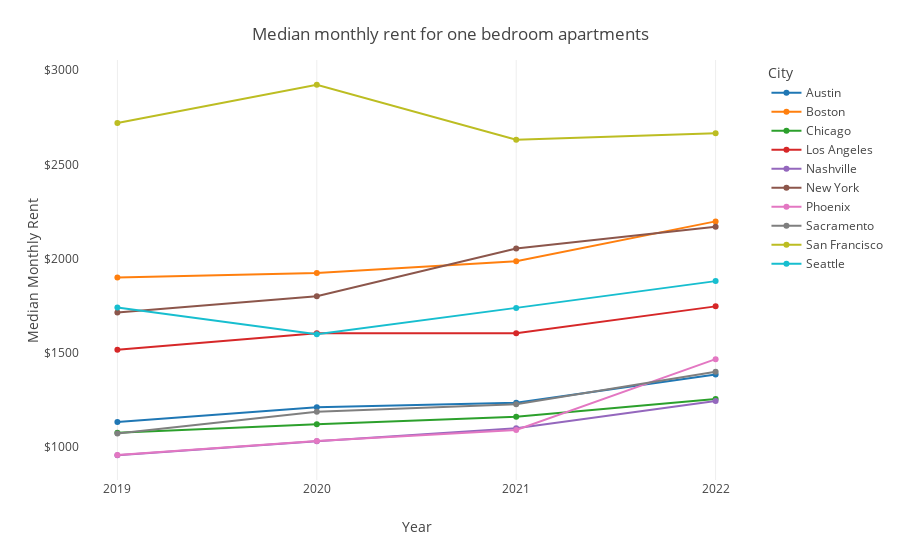

The notebook cell saved with this chart:
### Code cell
cities = sorted(onebd['City'].unique().tolist()) 

fig = px.line(onebd, 
              x="Year",
              y="Avg Rent", 
              color="City", 
              custom_data=["Price Change"], 
              category_orders={"City":cities},
              labels={"Avg Rent":"Median Monthly Rent"},
              template= 'ygridoff'
              )

fig.update_traces(
    mode="markers+lines", 
    hovertemplate=None
)

fig.update_xaxes(dtick=1)

fig.update_layout(
    title=dict(
        text="Median monthly rent for one bedroom apartments",
        x=0.5,
        y=0.95,
        xanchor="center",
        yanchor="top"
    ),
    yaxis_tickformat="$",
    hovermode='x unified')

fig.show()

### Figure 1 — Plotly figure (JSON) as saved in the notebook; plotly's stock layout.template omitted (floating-point values rounded to 4 significant figures)
{"data": [{"customdata": [[48], [78], [24], [150]], "legendgroup": "Austin", "line": {"color": "#1F77B4", "dash": "solid"}, "marker": {"symbol": "circle"}, "mode": "markers+lines", "name": "Austin", "orientation": "v", "showlegend": true, "type": "scatter", "x": ["2019", "2020", "2021", "2022"], "xaxis": "x", "y": [1134, 1212, 1236, 1386], "yaxis": "y"}, {"customdata": [[339], [24], [62], [212]], "legendgroup": "Boston", "line": {"color": "#FF7F0E", "dash": "solid"}, "marker": {"symbol": "circle"}, "mode": "markers+lines", "name": "Boston", "orientation": "v", "showlegend": true, "type": "scatter", "x": ["2019", "2020", "2021", "2022"], "xaxis": "x", "y": [1900, 1924, 1986, 2198], "yaxis": "y"}, {"customdata": [[32], [46], [39], [94]], "legendgroup": "Chicago", "line": {"color": "#2CA02C", "dash": "solid"}, "marker": {"symbol": "circle"}, "mode": "markers+lines", "name": "Chicago", "orientation": "v", "showlegend": true, "type": "scatter", "x": ["2019", "2020", "2021", "2022"], "xaxis": "x", "y": [1076, 1122, 1161, 1255], "yaxis": "y"}, {"customdata": [[133], [88], [-1], [143]], "legendgroup": "Los Angeles", "line": {"color": "#D62728", "dash": "solid"}, "marker": {"symbol": "circle"}, "mode": "markers+lines", "name": "Los Angeles", "orientation": "v", "showlegend": true, "type": "scatter", "x": ["2019", "2020", "2021", "2022"], "xaxis": "x", "y": [1517, 1605, 1604, 1747], "yaxis": "y"}, {"customdata": [[46], [74], [69], [145]], "legendgroup": "Nashville", "line": {"color": "#9467BD", "dash": "solid"}, "marker": {"symbol": "circle"}, "mode": "markers+lines", "name": "Nashville", "orientation": "v", "showlegend": true, "type": "scatter", "x": ["2019", "2020", "2021", "2022"], "xaxis": "x", "y": [957, 1031, 1100, 1245], "yaxis": "y"}, {"customdata": [[115], [87], [253], [116]], "legendgroup": "New York", "line": {"color": "#8C564B", "dash": "solid"}, "marker": {"symbol": "circle"}, "mode": "markers+lines", "name": "New York", "orientation": "v", "showlegend": true, "type": "scatter", "x": ["2019", "2020", "2021", "2022"], "xaxis": "x", "y": [1714, 1801, 2054, 2170], "yaxis": "y"}, {"customdata": [[90], [74], [59], [376]], "legendgroup": "Phoenix", "line": {"color": "#E377C2", "dash": "solid"}, "marker": {"symbol": "circle"}, "mode": "markers+lines", "name": "Phoenix", "orientation": "v", "showlegend": true, "type": "scatter", "x": ["2019", "2020", "2021", "2022"], "xaxis": "x", "y": [958, 1032, 1091, 1467], "yaxis": "y"}, {"customdata": [[104], [116], [40], [172]], "legendgroup": "Sacramento", "line": {"color": "#7F7F7F", "dash": "solid"}, "marker": {"symbol": "circle"}, "mode": "markers+lines", "name": "Sacramento", "orientation": "v", "showlegend": true, "type": "scatter", "x": ["2019", "2020", "2021", "2022"], "xaxis": "x", "y": [1072, 1188, 1228, 1400], "yaxis": "y"}, {"customdata": [[465], [203], [-292], [34]], "legendgroup": "San Francisco", "line": {"color": "#BCBD22", "dash": "solid"}, "marker": {"symbol": "circle"}, "mode": "markers+lines", "name": "San Francisco", "orientation": "v", "showlegend": true, "type": "scatter", "x": ["2019", "2020", "2021", "2022"], "xaxis": "x", "y": [2720, 2923, 2631, 2665], "yaxis": "y"}, {"customdata": [[184], [-142], [140], [142]], "legendgroup": "Seattle", "line": {"color": "#17BECF", "dash": "solid"}, "marker": {"symbol": "circle"}, "mode": "markers+lines", "name": "Seattle", "orientation": "v", "showlegend": true, "type": "scatter", "x": ["2019", "2020", "2021", "2022"], "xaxis": "x", "y": [1741, 1599, 1739, 1881], "yaxis": "y"}], "layout": {"hovermode": "x unified", "legend": {"title": {"text": "City"}, "tracegroupgap": 0}, "margin": {"t": 60}, "title": {"text": "Median monthly rent for one bedroom apartments", "x": 0.5, "xanchor": "center", "y": 0.95, "yanchor": "top"}, "xaxis": {"anchor": "y", "domain": [0, 1], "dtick": 1, "title": {"text": "Year"}}, "yaxis": {"anchor": "x", "domain": [0, 1], "tickformat": "$", "title": {"text": "Median Monthly Rent"}}}}
